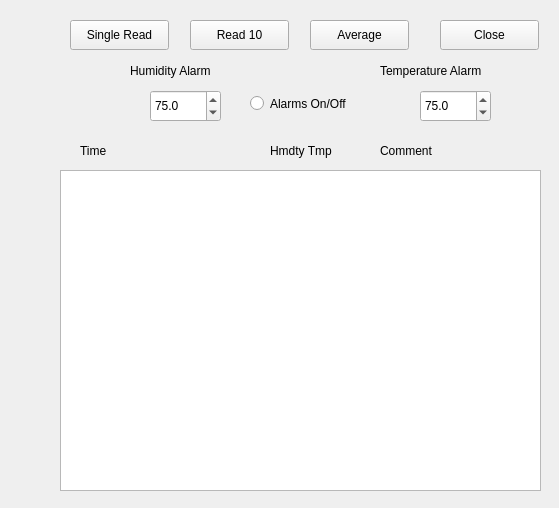
<?xml version="1.0" encoding="UTF-8"?>
<ui version="4.0">
 <class>Form</class>
 <widget class="QWidget" name="Form">
  <property name="geometry">
   <rect>
    <x>0</x>
    <y>0</y>
    <width>559</width>
    <height>508</height>
   </rect>
  </property>
  <property name="windowTitle">
   <string>Humidity-Temperature</string>
  </property>
  <widget class="QPushButton" name="singleRead">
   <property name="geometry">
    <rect>
     <x>70</x>
     <y>20</y>
     <width>99</width>
     <height>30</height>
    </rect>
   </property>
   <property name="text">
    <string>Single Read</string>
   </property>
   <property name="autoDefault">
    <bool>false</bool>
   </property>
   <property name="default">
    <bool>false</bool>
   </property>
  </widget>
  <widget class="QLabel" name="timeLable">
   <property name="geometry">
    <rect>
     <x>80</x>
     <y>140</y>
     <width>68</width>
     <height>22</height>
    </rect>
   </property>
   <property name="text">
    <string>Time</string>
   </property>
  </widget>
  <widget class="QLabel" name="humidityAlarmLabel">
   <property name="geometry">
    <rect>
     <x>130</x>
     <y>60</y>
     <width>121</width>
     <height>22</height>
    </rect>
   </property>
   <property name="text">
    <string>Humidity Alarm</string>
   </property>
  </widget>
  <widget class="QLabel" name="TemperatureAlarmLabel">
   <property name="geometry">
    <rect>
     <x>380</x>
     <y>60</y>
     <width>151</width>
     <height>22</height>
    </rect>
   </property>
   <property name="text">
    <string>Temperature Alarm</string>
   </property>
  </widget>
  <widget class="QPushButton" name="read10">
   <property name="geometry">
    <rect>
     <x>190</x>
     <y>20</y>
     <width>99</width>
     <height>30</height>
    </rect>
   </property>
   <property name="text">
    <string>Read 10</string>
   </property>
  </widget>
  <widget class="QPushButton" name="average">
   <property name="geometry">
    <rect>
     <x>310</x>
     <y>20</y>
     <width>99</width>
     <height>30</height>
    </rect>
   </property>
   <property name="text">
    <string>Average</string>
   </property>
  </widget>
  <widget class="QPushButton" name="close">
   <property name="geometry">
    <rect>
     <x>440</x>
     <y>20</y>
     <width>99</width>
     <height>30</height>
    </rect>
   </property>
   <property name="text">
    <string>Close</string>
   </property>
  </widget>
  <widget class="QTextBrowser" name="displayValues">
   <property name="geometry">
    <rect>
     <x>60</x>
     <y>170</y>
     <width>481</width>
     <height>321</height>
    </rect>
   </property>
  </widget>
  <widget class="QLabel" name="tempLabel">
   <property name="geometry">
    <rect>
     <x>270</x>
     <y>140</y>
     <width>101</width>
     <height>22</height>
    </rect>
   </property>
   <property name="text">
    <string>&lt;html&gt;&lt;head/&gt;&lt;body&gt;&lt;p&gt;Hmdty  Tmp&lt;/p&gt;&lt;/body&gt;&lt;/html&gt;</string>
   </property>
  </widget>
  <widget class="QLabel" name="commentLabel">
   <property name="geometry">
    <rect>
     <x>380</x>
     <y>140</y>
     <width>81</width>
     <height>22</height>
    </rect>
   </property>
   <property name="text">
    <string>&lt;html&gt;&lt;head/&gt;&lt;body&gt;&lt;p&gt;Comment&lt;/p&gt;&lt;/body&gt;&lt;/html&gt;</string>
   </property>
  </widget>
  <widget class="QDoubleSpinBox" name="enterHmdAlrm">
   <property name="geometry">
    <rect>
     <x>150</x>
     <y>90</y>
     <width>71</width>
     <height>32</height>
    </rect>
   </property>
   <property name="decimals">
    <number>1</number>
   </property>
   <property name="maximum">
    <double>100.000000000000000</double>
   </property>
   <property name="singleStep">
    <double>0.100000000000000</double>
   </property>
   <property name="value">
    <double>75.000000000000000</double>
   </property>
  </widget>
  <widget class="QDoubleSpinBox" name="enterTmpAlrm">
   <property name="geometry">
    <rect>
     <x>420</x>
     <y>90</y>
     <width>71</width>
     <height>32</height>
    </rect>
   </property>
   <property name="decimals">
    <number>1</number>
   </property>
   <property name="minimum">
    <double>-20.000000000000000</double>
   </property>
   <property name="singleStep">
    <double>0.100000000000000</double>
   </property>
   <property name="value">
    <double>75.000000000000000</double>
   </property>
  </widget>
  <widget class="QRadioButton" name="AlarmOnOff">
   <property name="geometry">
    <rect>
     <x>250</x>
     <y>90</y>
     <width>141</width>
     <height>27</height>
    </rect>
   </property>
   <property name="text">
    <string>Alarms On/Off</string>
   </property>
  </widget>
 </widget>
 <resources/>
 <connections/>
</ui>
